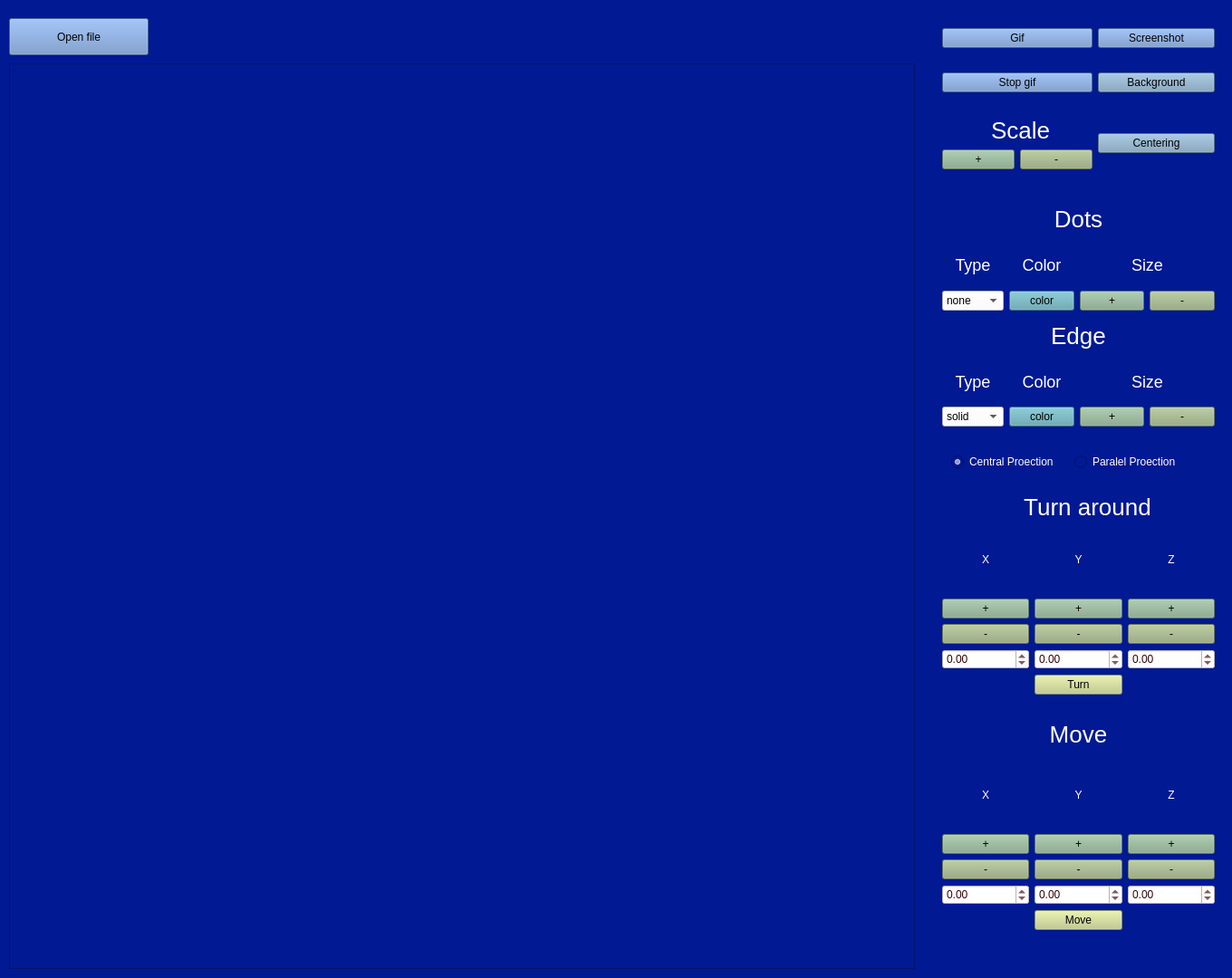
<?xml version="1.0" encoding="UTF-8"?>
<ui version="4.0">
 <class>Interface</class>
 <widget class="QMainWindow" name="Interface">
  <property name="geometry">
   <rect>
    <x>0</x>
    <y>0</y>
    <width>1360</width>
    <height>1080</height>
   </rect>
  </property>
  <property name="minimumSize">
   <size>
    <width>1360</width>
    <height>1080</height>
   </size>
  </property>
  <property name="maximumSize">
   <size>
    <width>1360</width>
    <height>1080</height>
   </size>
  </property>
  <property name="focusPolicy">
   <enum>Qt::NoFocus</enum>
  </property>
  <property name="windowTitle">
   <string>Interface</string>
  </property>
  <widget class="QWidget" name="centralwidget">
   <property name="styleSheet">
    <string notr="true">background-color: rgb(1, 25, 147);</string>
   </property>
   <widget class="QLabel" name="label_info">
    <property name="geometry">
     <rect>
      <x>190</x>
      <y>10</y>
      <width>651</width>
      <height>51</height>
     </rect>
    </property>
    <property name="styleSheet">
     <string notr="true">color: #FFFFFF</string>
    </property>
    <property name="text">
     <string/>
    </property>
   </widget>
   <widget class="QWidget" name="layoutWidget">
    <property name="geometry">
     <rect>
      <x>1040</x>
      <y>840</y>
      <width>301</width>
      <height>187</height>
     </rect>
    </property>
    <layout class="QGridLayout" name="gridLayout">
     <item row="2" column="0">
      <widget class="QPushButton" name="pushButton_plus_move_x">
       <property name="styleSheet">
        <string notr="true">background-color: rgb(133, 168, 137);</string>
       </property>
       <property name="text">
        <string>+</string>
       </property>
       <attribute name="buttonGroup">
        <string notr="true">buttonGroup</string>
       </attribute>
      </widget>
     </item>
     <item row="1" column="1">
      <widget class="QLabel" name="label_move_y">
       <property name="styleSheet">
        <string notr="true">color: #FFFFFF</string>
       </property>
       <property name="text">
        <string>Y</string>
       </property>
       <property name="alignment">
        <set>Qt::AlignCenter</set>
       </property>
      </widget>
     </item>
     <item row="5" column="2">
      <widget class="QDoubleSpinBox" name="doubleSpinBox_move_z">
       <property name="styleSheet">
        <string notr="true">QDoubleSpinBox
{
    color: rgb(50, 0, 0);
    background-color: rgb(255, 255, 255);
}
</string>
       </property>
       <property name="minimum">
        <double>-10.000000000000000</double>
       </property>
       <property name="maximum">
        <double>10.000000000000000</double>
       </property>
       <property name="singleStep">
        <double>0.500000000000000</double>
       </property>
      </widget>
     </item>
     <item row="1" column="2">
      <widget class="QLabel" name="label_move_z">
       <property name="styleSheet">
        <string notr="true">color: #FFFFFF</string>
       </property>
       <property name="text">
        <string>Z</string>
       </property>
       <property name="alignment">
        <set>Qt::AlignCenter</set>
       </property>
      </widget>
     </item>
     <item row="5" column="1">
      <widget class="QDoubleSpinBox" name="doubleSpinBox_move_y">
       <property name="styleSheet">
        <string notr="true">QDoubleSpinBox
{
    color: rgb(50, 0, 0);
    background-color: rgb(255, 255, 255);
}
</string>
       </property>
       <property name="minimum">
        <double>-10.000000000000000</double>
       </property>
       <property name="maximum">
        <double>10.000000000000000</double>
       </property>
       <property name="singleStep">
        <double>0.500000000000000</double>
       </property>
      </widget>
     </item>
     <item row="2" column="1">
      <widget class="QPushButton" name="pushButton_plus_move_y">
       <property name="styleSheet">
        <string notr="true">background-color: rgb(133, 168, 137);</string>
       </property>
       <property name="text">
        <string>+</string>
       </property>
       <attribute name="buttonGroup">
        <string notr="true">buttonGroup</string>
       </attribute>
      </widget>
     </item>
     <item row="6" column="1">
      <widget class="QPushButton" name="pushButton_move">
       <property name="styleSheet">
        <string notr="true">background-color: rgb(193, 203, 131);
</string>
       </property>
       <property name="text">
        <string>Move</string>
       </property>
      </widget>
     </item>
     <item row="3" column="2">
      <widget class="QPushButton" name="pushButton_minus_move_z">
       <property name="styleSheet">
        <string notr="true">background-color: rgb(148, 168, 123);</string>
       </property>
       <property name="text">
        <string>-</string>
       </property>
       <attribute name="buttonGroup">
        <string notr="true">buttonGroup</string>
       </attribute>
      </widget>
     </item>
     <item row="3" column="0">
      <widget class="QPushButton" name="pushButton_minus_move_x">
       <property name="styleSheet">
        <string notr="true">background-color: rgb(148, 168, 123);</string>
       </property>
       <property name="text">
        <string>-</string>
       </property>
       <attribute name="buttonGroup">
        <string notr="true">buttonGroup</string>
       </attribute>
      </widget>
     </item>
     <item row="2" column="2">
      <widget class="QPushButton" name="pushButton_plus_move_z">
       <property name="styleSheet">
        <string notr="true">background-color: rgb(133, 168, 137);</string>
       </property>
       <property name="text">
        <string>+</string>
       </property>
       <attribute name="buttonGroup">
        <string notr="true">buttonGroup</string>
       </attribute>
      </widget>
     </item>
     <item row="5" column="0">
      <widget class="QDoubleSpinBox" name="doubleSpinBox_move_x">
       <property name="styleSheet">
        <string notr="true">QDoubleSpinBox
{
    color: rgb(50, 0, 0);
    background-color: rgb(255, 255, 255);
}
</string>
       </property>
       <property name="readOnly">
        <bool>false</bool>
       </property>
       <property name="keyboardTracking">
        <bool>false</bool>
       </property>
       <property name="minimum">
        <double>-2.000000000000000</double>
       </property>
       <property name="maximum">
        <double>2.000000000000000</double>
       </property>
       <property name="singleStep">
        <double>0.010000000000000</double>
       </property>
      </widget>
     </item>
     <item row="1" column="0">
      <widget class="QLabel" name="label_move_x">
       <property name="styleSheet">
        <string notr="true">color: #FFFFFF</string>
       </property>
       <property name="text">
        <string>X</string>
       </property>
       <property name="alignment">
        <set>Qt::AlignCenter</set>
       </property>
      </widget>
     </item>
     <item row="3" column="1">
      <widget class="QPushButton" name="pushButton_minus_move_y">
       <property name="styleSheet">
        <string notr="true">background-color: rgb(148, 168, 123);</string>
       </property>
       <property name="text">
        <string>-</string>
       </property>
      </widget>
     </item>
    </layout>
   </widget>
   <widget class="QWidget" name="layoutWidget_2">
    <property name="geometry">
     <rect>
      <x>1040</x>
      <y>580</y>
      <width>301</width>
      <height>187</height>
     </rect>
    </property>
    <layout class="QGridLayout" name="gridLayout_2">
     <item row="3" column="1">
      <widget class="QPushButton" name="pushButton_minus_turn_y">
       <property name="styleSheet">
        <string notr="true">background-color: rgb(148, 168, 123);</string>
       </property>
       <property name="text">
        <string>-</string>
       </property>
       <attribute name="buttonGroup">
        <string notr="true">buttonGroup</string>
       </attribute>
      </widget>
     </item>
     <item row="4" column="2">
      <widget class="QDoubleSpinBox" name="doubleSpinBox_turn_z">
       <property name="styleSheet">
        <string notr="true">QDoubleSpinBox
{
    color: rgb(50, 0, 0);
    background-color: rgb(255, 255, 255);
}
</string>
       </property>
       <property name="minimum">
        <double>-180.000000000000000</double>
       </property>
       <property name="maximum">
        <double>180.000000000000000</double>
       </property>
      </widget>
     </item>
     <item row="2" column="1">
      <widget class="QPushButton" name="pushButton_plus_turn_y">
       <property name="styleSheet">
        <string notr="true">background-color: rgb(133, 168, 137);</string>
       </property>
       <property name="text">
        <string>+</string>
       </property>
       <attribute name="buttonGroup">
        <string notr="true">buttonGroup</string>
       </attribute>
      </widget>
     </item>
     <item row="2" column="2">
      <widget class="QPushButton" name="pushButton_plus_turn_z">
       <property name="styleSheet">
        <string notr="true">background-color: rgb(133, 168, 137);</string>
       </property>
       <property name="text">
        <string>+</string>
       </property>
       <attribute name="buttonGroup">
        <string notr="true">buttonGroup</string>
       </attribute>
      </widget>
     </item>
     <item row="1" column="1">
      <widget class="QLabel" name="label_turn_y">
       <property name="styleSheet">
        <string notr="true">color: #FFFFFF</string>
       </property>
       <property name="text">
        <string>Y</string>
       </property>
       <property name="alignment">
        <set>Qt::AlignCenter</set>
       </property>
      </widget>
     </item>
     <item row="3" column="2">
      <widget class="QPushButton" name="pushButton_minus_turn_z">
       <property name="styleSheet">
        <string notr="true">background-color: rgb(148, 168, 123);</string>
       </property>
       <property name="text">
        <string>-</string>
       </property>
       <attribute name="buttonGroup">
        <string notr="true">buttonGroup</string>
       </attribute>
      </widget>
     </item>
     <item row="3" column="0">
      <widget class="QPushButton" name="pushButton_minus_turn_x">
       <property name="styleSheet">
        <string notr="true">background-color: rgb(148, 168, 123);</string>
       </property>
       <property name="text">
        <string>-</string>
       </property>
       <attribute name="buttonGroup">
        <string notr="true">buttonGroup</string>
       </attribute>
      </widget>
     </item>
     <item row="1" column="2">
      <widget class="QLabel" name="label_turn_z">
       <property name="styleSheet">
        <string notr="true">color: #FFFFFF</string>
       </property>
       <property name="text">
        <string>Z</string>
       </property>
       <property name="alignment">
        <set>Qt::AlignCenter</set>
       </property>
      </widget>
     </item>
     <item row="5" column="1">
      <widget class="QPushButton" name="pushButton_turn">
       <property name="styleSheet">
        <string notr="true">background-color: rgb(193, 203, 131);
</string>
       </property>
       <property name="text">
        <string>Turn</string>
       </property>
      </widget>
     </item>
     <item row="4" column="0">
      <widget class="QDoubleSpinBox" name="doubleSpinBox_turn_x">
       <property name="styleSheet">
        <string notr="true">QDoubleSpinBox
{
    color: rgb(50, 0, 0);
    background-color: rgb(255, 255, 255);
}
</string>
       </property>
       <property name="minimum">
        <double>-180.000000000000000</double>
       </property>
       <property name="maximum">
        <double>180.000000000000000</double>
       </property>
      </widget>
     </item>
     <item row="2" column="0">
      <widget class="QPushButton" name="pushButton_plus_turn_x">
       <property name="styleSheet">
        <string notr="true">background-color: rgb(133, 168, 137);</string>
       </property>
       <property name="text">
        <string>+</string>
       </property>
       <attribute name="buttonGroup">
        <string notr="true">buttonGroup</string>
       </attribute>
      </widget>
     </item>
     <item row="4" column="1">
      <widget class="QDoubleSpinBox" name="doubleSpinBox_turn_y">
       <property name="styleSheet">
        <string notr="true">QDoubleSpinBox
{
    color: rgb(50, 0, 0);
    background-color: rgb(255, 255, 255);
}
</string>
       </property>
       <property name="minimum">
        <double>-180.000000000000000</double>
       </property>
       <property name="maximum">
        <double>180.000000000000000</double>
       </property>
      </widget>
     </item>
     <item row="1" column="0">
      <widget class="QLabel" name="label_turn_x">
       <property name="styleSheet">
        <string notr="true">color: #FFFFFF</string>
       </property>
       <property name="text">
        <string>X</string>
       </property>
       <property name="alignment">
        <set>Qt::AlignCenter</set>
       </property>
      </widget>
     </item>
    </layout>
   </widget>
   <widget class="QFrame" name="frameForRender">
    <property name="geometry">
     <rect>
      <x>10</x>
      <y>70</y>
      <width>1000</width>
      <height>1000</height>
     </rect>
    </property>
    <property name="frameShape">
     <enum>QFrame::StyledPanel</enum>
    </property>
    <property name="frameShadow">
     <enum>QFrame::Raised</enum>
    </property>
   </widget>
   <widget class="QWidget" name="layoutWidget">
    <property name="geometry">
     <rect>
      <x>1050</x>
      <y>500</y>
      <width>266</width>
      <height>20</height>
     </rect>
    </property>
    <layout class="QHBoxLayout" name="horizontalLayout">
     <item>
      <widget class="QRadioButton" name="radioButton_central">
       <property name="styleSheet">
        <string notr="true">color: #FFFFFF</string>
       </property>
       <property name="text">
        <string>Central Proection</string>
       </property>
       <property name="checked">
        <bool>true</bool>
       </property>
      </widget>
     </item>
     <item>
      <widget class="QRadioButton" name="radioButton_parall">
       <property name="styleSheet">
        <string notr="true">color: #FFFFFF</string>
       </property>
       <property name="text">
        <string>Paralel Proection</string>
       </property>
       <property name="checked">
        <bool>false</bool>
       </property>
      </widget>
     </item>
    </layout>
   </widget>
   <widget class="QWidget" name="layoutWidget">
    <property name="geometry">
     <rect>
      <x>1040</x>
      <y>220</y>
      <width>301</width>
      <height>251</height>
     </rect>
    </property>
    <layout class="QGridLayout" name="gridLayout_3">
     <item row="4" column="2" colspan="2">
      <widget class="QLabel" name="label_size_edge">
       <property name="styleSheet">
        <string notr="true">QWidget{
font: 18px;
color: #FFFFFF
}</string>
       </property>
       <property name="text">
        <string>Size</string>
       </property>
       <property name="alignment">
        <set>Qt::AlignCenter</set>
       </property>
      </widget>
     </item>
     <item row="5" column="0">
      <widget class="QComboBox" name="comboBox_typ_edge">
       <property name="styleSheet">
        <string notr="true">color: rgb(0, 0, 0);
background-color: rgb(255, 255, 255);</string>
       </property>
       <item>
        <property name="text">
         <string>solid</string>
        </property>
       </item>
       <item>
        <property name="text">
         <string>doted</string>
        </property>
       </item>
      </widget>
     </item>
     <item row="4" column="0">
      <widget class="QLabel" name="label_type_edge">
       <property name="styleSheet">
        <string notr="true">QWidget{
font: 18px;
color: #FFFFFF
}</string>
       </property>
       <property name="text">
        <string>Type</string>
       </property>
       <property name="alignment">
        <set>Qt::AlignCenter</set>
       </property>
      </widget>
     </item>
     <item row="5" column="2">
      <widget class="QPushButton" name="pushButton_plus_size_edge">
       <property name="styleSheet">
        <string notr="true">background-color: rgb(133, 168, 137);</string>
       </property>
       <property name="text">
        <string>+</string>
       </property>
       <attribute name="buttonGroup">
        <string notr="true">buttonGroup</string>
       </attribute>
      </widget>
     </item>
     <item row="2" column="0">
      <widget class="QComboBox" name="comboBox_typ_dots">
       <property name="styleSheet">
        <string notr="true">color: rgb(0, 0, 0);
background-color: rgb(255, 255, 255);</string>
       </property>
       <item>
        <property name="text">
         <string>none</string>
        </property>
       </item>
       <item>
        <property name="text">
         <string>circle</string>
        </property>
       </item>
       <item>
        <property name="text">
         <string>square</string>
        </property>
       </item>
      </widget>
     </item>
     <item row="2" column="3">
      <widget class="QPushButton" name="pushButton_minus_size_dots">
       <property name="styleSheet">
        <string notr="true">background-color: rgb(148, 168, 123);</string>
       </property>
       <property name="text">
        <string>-</string>
       </property>
       <attribute name="buttonGroup">
        <string notr="true">buttonGroup</string>
       </attribute>
      </widget>
     </item>
     <item row="3" column="0" colspan="4">
      <widget class="QLabel" name="label_edge">
       <property name="styleSheet">
        <string notr="true">QWidget{
font: 26px;
color: #FFFFFF
}</string>
       </property>
       <property name="text">
        <string>Edge</string>
       </property>
       <property name="alignment">
        <set>Qt::AlignCenter</set>
       </property>
      </widget>
     </item>
     <item row="1" column="0">
      <widget class="QLabel" name="label_type_dots">
       <property name="styleSheet">
        <string notr="true">QWidget{
font: 18px;
color: #FFFFFF
}</string>
       </property>
       <property name="text">
        <string>Type</string>
       </property>
       <property name="alignment">
        <set>Qt::AlignCenter</set>
       </property>
      </widget>
     </item>
     <item row="4" column="1">
      <widget class="QLabel" name="label_color_edge">
       <property name="styleSheet">
        <string notr="true">QWidget{
font: 18px;
color: #FFFFFF
}</string>
       </property>
       <property name="text">
        <string>Color</string>
       </property>
       <property name="alignment">
        <set>Qt::AlignCenter</set>
       </property>
      </widget>
     </item>
     <item row="5" column="1">
      <widget class="QPushButton" name="pushButton_color_edge">
       <property name="styleSheet">
        <string notr="true">background-color: rgb(92, 162, 174);</string>
       </property>
       <property name="text">
        <string>color</string>
       </property>
      </widget>
     </item>
     <item row="0" column="0" colspan="4">
      <widget class="QLabel" name="label_dots">
       <property name="styleSheet">
        <string notr="true">QWidget{
font: 26px;
color: #FFFFFF
}</string>
       </property>
       <property name="text">
        <string>Dots</string>
       </property>
       <property name="alignment">
        <set>Qt::AlignCenter</set>
       </property>
      </widget>
     </item>
     <item row="5" column="3">
      <widget class="QPushButton" name="pushButton_minus_size_edge">
       <property name="styleSheet">
        <string notr="true">background-color: rgb(148, 168, 123);</string>
       </property>
       <property name="text">
        <string>-</string>
       </property>
       <attribute name="buttonGroup">
        <string notr="true">buttonGroup</string>
       </attribute>
      </widget>
     </item>
     <item row="2" column="1">
      <widget class="QPushButton" name="pushButton_color_dots">
       <property name="styleSheet">
        <string notr="true">background-color: rgb(92, 162, 174);</string>
       </property>
       <property name="text">
        <string>color</string>
       </property>
      </widget>
     </item>
     <item row="1" column="1">
      <widget class="QLabel" name="label_color_dots">
       <property name="styleSheet">
        <string notr="true">QWidget{
font: 18px;
color: #FFFFFF
}</string>
       </property>
       <property name="text">
        <string>Color</string>
       </property>
       <property name="alignment">
        <set>Qt::AlignCenter</set>
       </property>
      </widget>
     </item>
     <item row="2" column="2">
      <widget class="QPushButton" name="pushButton_plus_size_dots">
       <property name="styleSheet">
        <string notr="true">background-color: rgb(133, 168, 137);</string>
       </property>
       <property name="text">
        <string>+</string>
       </property>
       <attribute name="buttonGroup">
        <string notr="true">buttonGroup</string>
       </attribute>
      </widget>
     </item>
     <item row="1" column="2" colspan="2">
      <widget class="QLabel" name="label_size_dots">
       <property name="styleSheet">
        <string notr="true">QWidget{
font: 18px;
color: #FFFFFF
}</string>
       </property>
       <property name="text">
        <string>Size</string>
       </property>
       <property name="alignment">
        <set>Qt::AlignCenter</set>
       </property>
      </widget>
     </item>
    </layout>
   </widget>
   <widget class="QLabel" name="label">
    <property name="geometry">
     <rect>
      <x>1110</x>
      <y>549</y>
      <width>181</width>
      <height>21</height>
     </rect>
    </property>
    <property name="styleSheet">
     <string notr="true">QWidget{
font: 26px;
color: #FFFFFF
}</string>
    </property>
    <property name="text">
     <string>Turn around</string>
    </property>
    <property name="alignment">
     <set>Qt::AlignCenter</set>
    </property>
   </widget>
   <widget class="QLabel" name="label_2">
    <property name="geometry">
     <rect>
      <x>1140</x>
      <y>800</y>
      <width>101</width>
      <height>21</height>
     </rect>
    </property>
    <property name="styleSheet">
     <string notr="true">QWidget{
font: 26px;
color: #FFFFFF
}</string>
    </property>
    <property name="text">
     <string>Move</string>
    </property>
    <property name="alignment">
     <set>Qt::AlignCenter</set>
    </property>
   </widget>
   <widget class="QWidget" name="gridLayoutWidget">
    <property name="geometry">
     <rect>
      <x>1040</x>
      <y>10</y>
      <width>301</width>
      <height>201</height>
     </rect>
    </property>
    <layout class="QGridLayout" name="gridLayout_4">
     <item row="0" column="0">
      <widget class="QPushButton" name="pushButtonMakeGif">
       <property name="styleSheet">
        <string notr="true">background-color: rgb(105, 140, 196);</string>
       </property>
       <property name="text">
        <string>Gif</string>
       </property>
      </widget>
     </item>
     <item row="1" column="0">
      <widget class="QPushButton" name="pushButtonStopMakeGif">
       <property name="styleSheet">
        <string notr="true">background-color: rgb(105, 140, 196);</string>
       </property>
       <property name="text">
        <string>Stop gif</string>
       </property>
      </widget>
     </item>
     <item row="1" column="1">
      <widget class="QPushButton" name="pushButton_back_color">
       <property name="styleSheet">
        <string notr="true">background-color: rgb(122, 157, 186);</string>
       </property>
       <property name="text">
        <string>Background</string>
       </property>
      </widget>
     </item>
     <item row="0" column="1">
      <widget class="QPushButton" name="pushButtonMakeScreenshot">
       <property name="styleSheet">
        <string notr="true">background-color: rgb(105, 140, 196);</string>
       </property>
       <property name="text">
        <string>Screenshot</string>
       </property>
      </widget>
     </item>
     <item row="2" column="1">
      <widget class="QPushButton" name="pushButton_centering">
       <property name="styleSheet">
        <string notr="true">background-color: rgb(122, 157, 186);</string>
       </property>
       <property name="text">
        <string>Centering</string>
       </property>
      </widget>
     </item>
     <item row="2" column="0">
      <layout class="QGridLayout" name="gridLayout_5">
       <item row="0" column="0" colspan="2">
        <widget class="QLabel" name="label_scale">
         <property name="styleSheet">
          <string notr="true">QWidget{
font: 26px;
color: #FFFFFF
}</string>
         </property>
         <property name="text">
          <string> Scale</string>
         </property>
         <property name="alignment">
          <set>Qt::AlignCenter</set>
         </property>
        </widget>
       </item>
       <item row="1" column="0">
        <widget class="QPushButton" name="pushButton_plus_scale">
         <property name="autoFillBackground">
          <bool>false</bool>
         </property>
         <property name="styleSheet">
          <string notr="true">background-color: rgb(133, 168, 137);</string>
         </property>
         <property name="text">
          <string>+</string>
         </property>
         <attribute name="buttonGroup">
          <string notr="true">buttonGroup</string>
         </attribute>
        </widget>
       </item>
       <item row="1" column="1">
        <widget class="QPushButton" name="pushButton_minus_scale">
         <property name="styleSheet">
          <string notr="true">background-color: rgb(148, 168, 123);</string>
         </property>
         <property name="text">
          <string>-</string>
         </property>
         <attribute name="buttonGroup">
          <string notr="true">buttonGroup</string>
         </attribute>
        </widget>
       </item>
      </layout>
     </item>
    </layout>
   </widget>
   <widget class="QPushButton" name="pushButtonOpenFile">
    <property name="geometry">
     <rect>
      <x>10</x>
      <y>20</y>
      <width>154</width>
      <height>41</height>
     </rect>
    </property>
    <property name="autoFillBackground">
     <bool>false</bool>
    </property>
    <property name="styleSheet">
     <string notr="true">background-color: rgb(105, 140, 196);</string>
    </property>
    <property name="text">
     <string>Open file</string>
    </property>
   </widget>
  </widget>
 </widget>
 <resources/>
 <connections/>
 <buttongroups>
  <buttongroup name="buttonGroup"/>
 </buttongroups>
</ui>
